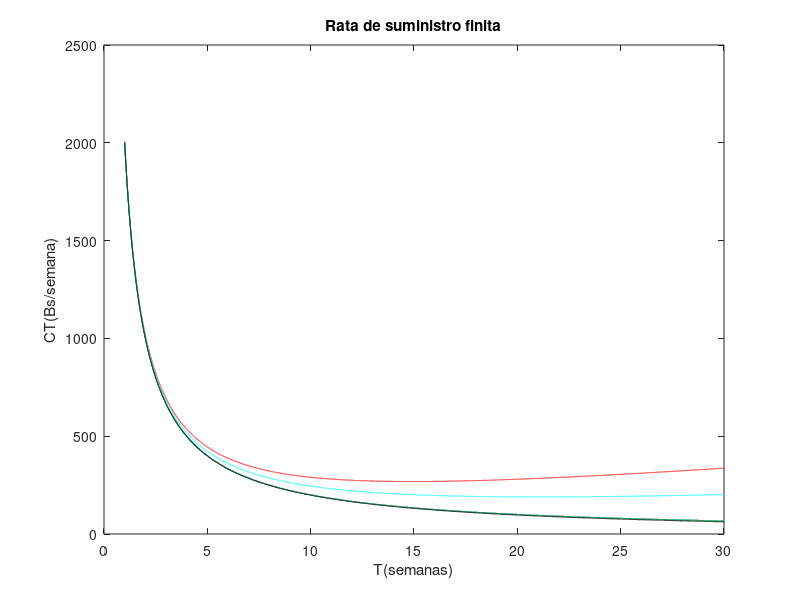
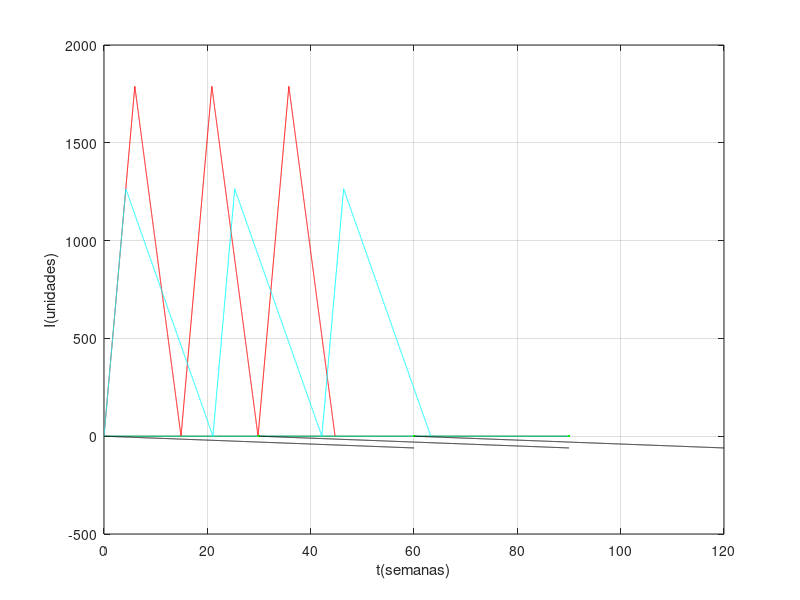

MATLAB code to generate these figures, in order:
Ctotal = [0 0 0 0 0]
k = [0 0 0 0 0]
Co = 2000%Bs/orden
r = 0.005%Bs/(Bs.semana)
C = 30%Bs/unidad
D = [1000 200 375 75    2]%unidades/semana
P = [1000 500 375 375 1]%unidades/semana
color={"b","r","g","c","k"};

for lin=[1:1:5]

T = [1:0.001:30];%semanas
Imax = (D(lin)/P(lin))*T*(P(lin) - D(lin));%unidades
Im = Imax/2;%unidades
CO = Co*(1./T);%Bs/semanas
CP = r*C*Im;%Bs/semanas
CT = CO + CP;%Bs/semanas
figure (1)
plot(T,CT,color{lin})
hold on
title("Rata de suministro finita")
xlabel("T(semanas)")
ylabel("CT(Bs/semana)")
[minCT,iminCT] = min(CT)
Ctotal(lin) = minCT;

Topt = T(iminCT)

T = Topt;
%T = 8
it = 0

while it <= 2
  figure (2)
  T1 =( D(lin)/P(lin))*T;
  t = [T*it:0.01:T1 + T*it];
  I = t*(P(lin)-D(lin)) - T*(P(lin) - D(lin))*it;
  plot(t,I,color{lin});hold on
  T2 = (1 - D(lin)/P(lin))*T;
  Imax = (D(lin)/P(lin))*T*(P(lin)-D(lin));%unidades
  t = [T1+(T*it):0.01:T1 + T2 + (T*it)];
  I = -D(lin)*t + (Imax + (T1+(T*it))*D(lin));
  plot(t,I,color{lin})
  it = it + 1;
endwhile

endfor 
xlabel "t(semanas)"
ylabel "I(unidades)"
grid
figure(3)
Ctotal
